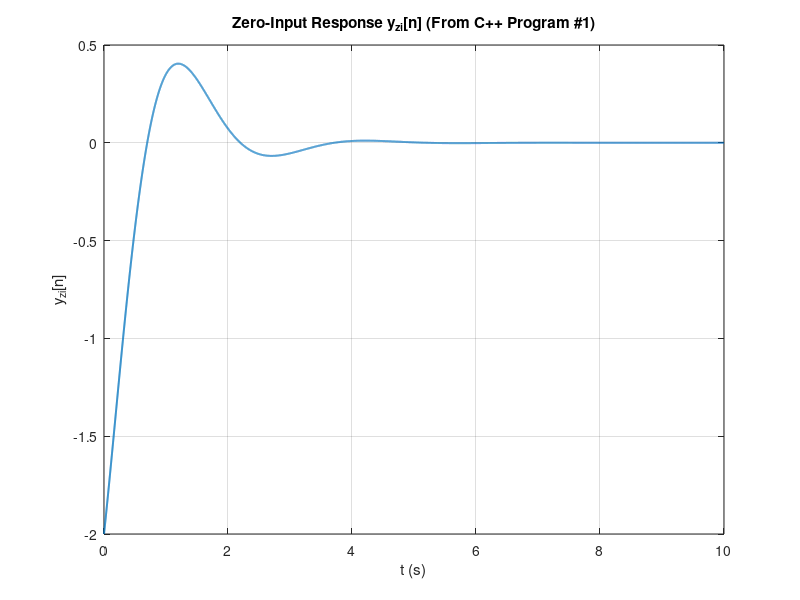
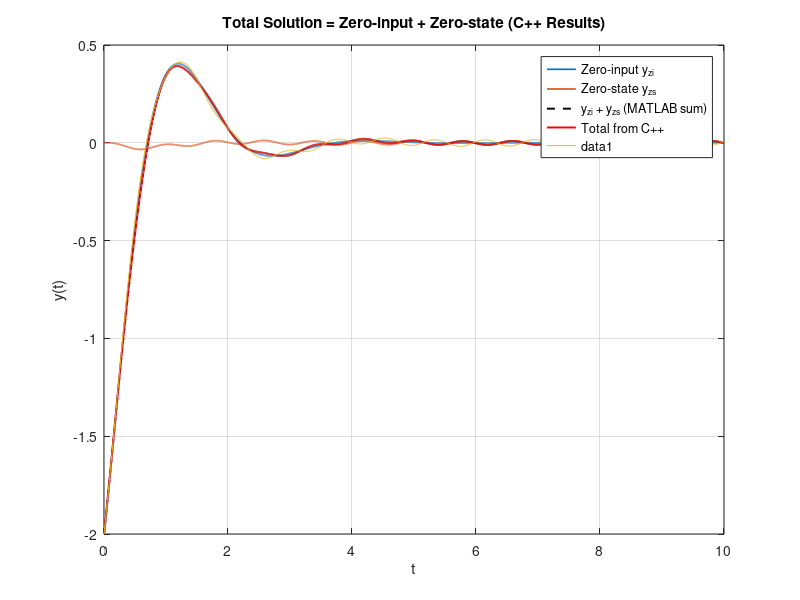

Reproduce these figures in MATLAB, in order. (Note: this script raises an error after producing the figures.)

clear; clc; close all;


zi = load('y_zero_input.txt');      
zs = load('y_zero_state.txt');
yt = load('y_total.txt');

t = zi(:,1);
y_zi = zi(:,2);
y_zs = zs(:,2);
y_total = yt(:,2);


figure;
plot(t, y_zi, 'LineWidth', 1.4);
xlabel('t (s)');
ylabel('y_{zi}[n]');
title('Zero-Input Response y_{zi}[n] (From C++ Program #1)');
grid on;


y_total_sum = y_zi + y_zs;  

figure;
plot(t, y_zi, 'LineWidth', 1.2); hold on;
plot(t, y_zs, 'LineWidth', 1.2);
plot(t, y_total_sum, 'k--', 'LineWidth', 1.4);
plot(t, y_total, 'r', 'LineWidth', 1.4);

xlabel('t (s)');
ylabel('Response');
legend('Zero-input y_{zi}', 'Zero-state y_{zs}', ...
       'y_{zi} + y_{zs} (MATLAB sum)', 'Total from C++', ...
       'Location', 'Best');
title('Total Solution = Zero-input + Zero-state (C++ Results)');
grid on;


fprintf("\nPlots generated using ONLY your C++ output.\n");


t = linspace(0,10,2000);

y = -0.07294 .* exp(-2.6038 .* t) ...
    + exp(-1.1981 .* t) .* (-1.91985 .* cos(2.0797 .* t) + 0.30071 .* sin(2.0797 .* t)) ...
    - 0.01470 .* sin(2.5 * pi .* t) ...
    - 0.00721 .* cos(2.5 * pi .* t);

plot(t, y), grid on
xlabel('t'), ylabel('y(t)')
yline(0);  
